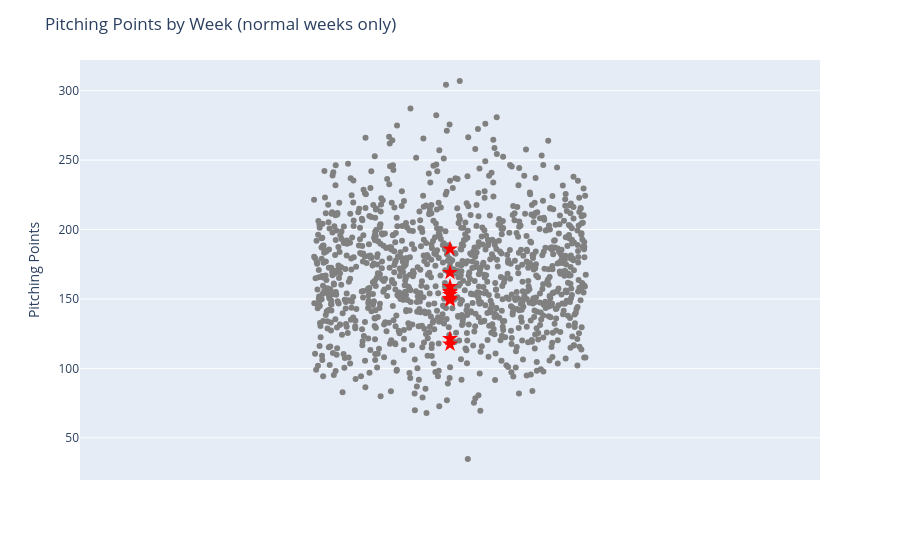

The notebook cell this image was saved under:
### Code cell
plot_points(tmp, 'pitching_points', 'Pitching Points', SEASON, WEEK)

### Figure 1 — Plotly figure (JSON) as saved in the notebook; plotly's stock layout.template omitted (floating-point values rounded to 4 significant figures; data arrays with more than 128 entries replaced by an {"elided": "..."} marker saying what was removed)
{"data": [{"alignmentgroup": "True", "boxpoints": "all", "customdata": {"elided": "1130x4 mixed values"}, "fillcolor": "rgba(255,255,255,0)", "hoveron": "points", "hovertemplate": "Season: %{customdata[0]}        <br>Week: %{customdata[1]}            <br>Playoffs: %{customdata[3]}                <br>Manager: %{customdata[2]}                    <br>Points: %{y:.2f}<extra></extra>", "legendgroup": "", "line": {"color": "rgba(255,255,255,0)"}, "marker": {"color": "gray"}, "name": "", "offsetgroup": "", "orientation": "v", "pointpos": 0, "showlegend": false, "type": "box", "x": {"elided": "1130 int values"}, "x0": " ", "xaxis": "x", "y": {"elided": "1130 float values"}, "y0": " ", "yaxis": "y"}, {"customdata": [[2026, 5, "Boyce", 0], [2026, 5, "Chris", 0], [2026, 5, "Andy", 0], [2026, 5, "Garth", 0], [2026, 5, "Sam", 0], [2026, 5, "Howard", 0], [2026, 5, "Dave", 0], [2026, 5, "Alex", 0], [2026, 5, "Rich", 0], [2026, 5, "Rouse", 0]], "hovertemplate": "Season: %{customdata[0]}        <br>Week: %{customdata[1]}            <br>Playoffs: %{customdata[3]}                <br>Manager: %{customdata[2]}                    <br>Points: %{y:.2f}<extra></extra>", "marker": {"color": "red", "size": 12, "symbol": "star"}, "mode": "markers", "type": "scatter", "x": [0, 0, 0, 0, 0, 0, 0, 0, 0, 0], "y": [117.4, 149.2, 150.3, 121.4, 155.3, 154.8, 169.1, 153.2, 159.0, 186.0]}], "layout": {"boxmode": "group", "legend": {"tracegroupgap": 0}, "margin": {"t": 60}, "showlegend": false, "title": {"text": "Pitching Points by Week (normal weeks only)"}, "xaxis": {"anchor": "y", "domain": [0, 1], "range": [-0.2, 0.2], "showticklabels": false, "title": {"text": ""}}, "yaxis": {"anchor": "x", "domain": [0, 1], "title": {"text": "Pitching Points"}}}}
